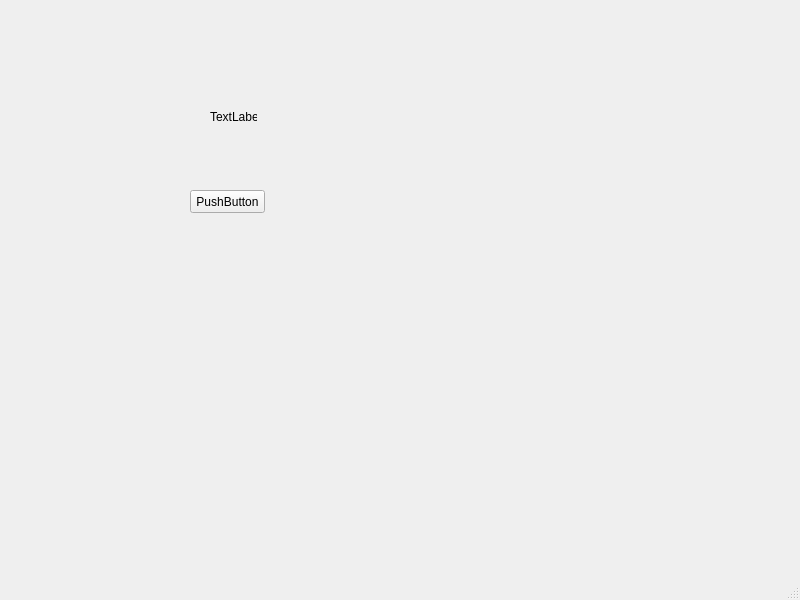
<?xml version="1.0" encoding="UTF-8"?>
<ui version="4.0">
 <class>MainWindow</class>
 <widget class="QMainWindow" name="MainWindow">
  <property name="geometry">
   <rect>
    <x>0</x>
    <y>0</y>
    <width>800</width>
    <height>600</height>
   </rect>
  </property>
  <property name="windowTitle">
   <string>MainWindow</string>
  </property>
  <widget class="QWidget" name="centralwidget">
   <widget class="QPushButton" name="my_pushButton">
    <property name="geometry">
     <rect>
      <x>190</x>
      <y>190</y>
      <width>75</width>
      <height>23</height>
     </rect>
    </property>
    <property name="text">
     <string>PushButton</string>
    </property>
   </widget>
   <widget class="QLabel" name="my_label">
    <property name="geometry">
     <rect>
      <x>210</x>
      <y>110</y>
      <width>47</width>
      <height>13</height>
     </rect>
    </property>
    <property name="text">
     <string>TextLabel</string>
    </property>
   </widget>
  </widget>
  <widget class="QMenuBar" name="menubar">
   <property name="geometry">
    <rect>
     <x>0</x>
     <y>0</y>
     <width>800</width>
     <height>21</height>
    </rect>
   </property>
  </widget>
  <widget class="QStatusBar" name="statusbar"/>
 </widget>
 <resources/>
 <connections/>
</ui>
